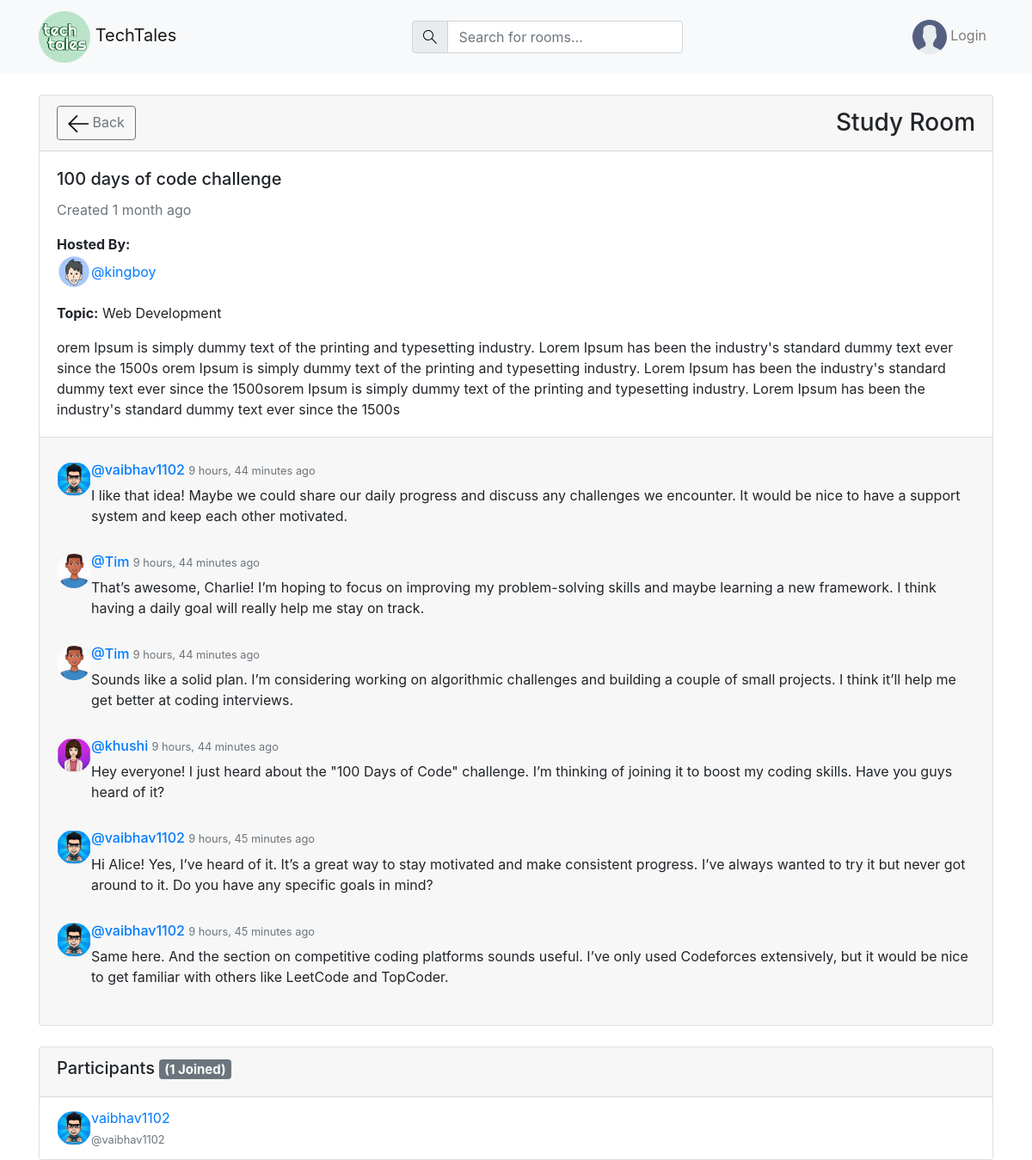
Page /room/2/ on the committed database.
### base/models.py (models this page shows, shortened)
class Room(models.Model):
    host=models.ForeignKey(User,on_delete=models.SET_NULL,null=True)
    topic=models.ForeignKey(Topic,on_delete=models.SET_NULL,null=True)
    name=models.CharField(max_length=200)
    desc=models.TextField(null=True,blank=True)
    participants=models.ManyToManyField(User,related_name='participants',blank=True)
    modified=models.DateTimeField(auto_now=True)
    created=models.DateTimeField(auto_now_add=True)
    class Meta:
        ordering=['-modified','-created']

class Bio(models.Model):
    user=models.OneToOneField(User,on_delete=models.CASCADE,null=True)
    avatar=models.ImageField(null=True,default='avatar.svg',blank=True)
    bio=models.TextField(null=True,blank=True)

class Topic(models.Model):
    name=models.CharField(max_length=200)

class Message(models.Model):
    user=models.ForeignKey(User,on_delete=models.CASCADE)
    room=models.ForeignKey(Room,on_delete=models.CASCADE)
    body=models.TextField()
    modified=models.DateTimeField(auto_now=True)
    created=models.DateTimeField(auto_now_add=True)
    class Meta:
        ordering=['-modified','-created']

### base/views.py (the view, shortened to what this page needs)
# urls.py: path('room/<str:pk>/',views.room,name='room'),
def room(request,pk):
    reqroom=None
    reqroom=Room.objects.get(id=int(pk))
    room_messages=reqroom.message_set.all()
    participants=reqroom.participants.all()
    context={
        'room':reqroom,
        'room_messages':room_messages,
        'participants':participants,
    }
    return render(request,'base/room.html',context)

### base/templates/base/room.html (shortened to what this page needs)
{% extends 'main.html' %}
{% block content %}
<main class="profile-page layout layout--2">
    <div class="container mt-4">
        <div class="card mb-4">
            <div class="card-header d-flex justify-content-between align-items-center">
                <a href="{% url 'home' %}" class="btn btn-outline-secondary">
                    <svg
                        version="1.1"
                        xmlns="http://www.w3.org/2000/svg"
                        width="24"
                        height="24"
                        viewBox="0 0 32 32"
                    >
                        <title>arrow-left</title>
                        <path
                            d="M13.723 2.286l-13.723 13.714 13.719 13.714 1.616-1.611-10.96-10.96h27.625v-2.286h-27.625l10.965-10.965-1.616-1.607z"
                        ></path>
                    </svg>
                    Back
                </a>
                <h3 class="mb-0">Study Room</h3>
            </div>
            <div class="card-body">
                <h5 class="card-title">{{room.name}}</h5>
                <p class="card-text text-muted">Created {{room.created|timesince}} ago</p>
                <p class="card-text">
                    <strong>Hosted By:</strong>
                    <a href="{% url 'profile' room.host.id %}" class="d-flex align-items-center">
                        <img src="{{ room.host.bio.avatar.url }}" alt="" class="img-fluid rounded-circle" style="width: 40px; height: 40px; object-fit: cover;">
                        <span>@{{room.host.username}}</span>
                    </a>
                </p>
                <p class="card-text">
                    <strong>Topic:</strong> {{room.topic.name}}
                </p>
                <p class="card-text">{{room.desc}}</p>
            </div>
            <div class="card-footer">
                <div class="scroll">
                    {% for message in room_messages %}
                    <div class="media mb-3">
                        <img src="{{ message.user.bio.avatar.url }}" alt="" class="img-fluid rounded-circle" style="width: 40px; height: 40px; object-fit: cover;">
                        <div class="media-body">
                            <h6 class="mt-0">
                                <a href="{% url 'profile' message.user.id %}">@{{message.user.username}}</a>
                                <small class="text-muted">{{message.created|timesince}} ago</small>
                            </h6>
                            <p>{{message.body}}</p>
                        </div>
                    </div>
                    {% endfor %}
                </div>
            </div>
        </div>
        <div class="card">
            <div class="card-header">
                <h5>Participants <span class="badge badge-secondary">({{participants.count}} Joined)</span></h5>
            </div>
            <ul class="list-group list-group-flush">
                {% for user in participants %}
                <li class="list-group-item d-flex align-items-center">
                    <img src="{{ user.bio.avatar.url }}" alt="" class="img-fluid rounded-circle" style="width: 40px; height: 40px; object-fit: cover;">
                    <a href="{% url 'profile' user.id %}" class="flex-grow-1">
                        <p class="mb-0">{{user.username}}</p>
                        <small class="text-muted">@{{user.username}}</small>
                    </a>
                </li>
                {% endfor %}
            </ul>
        </div>
    </div>
</main>
{% endblock %}

### templates/main.html (shortened to what this page needs)
<!DOCTYPE html>
{% load static %}
<html lang="en">
  <head>
    <link rel="stylesheet" href="https://cdnjs.cloudflare.com/ajax/libs/font-awesome/5.15.4/css/all.min.css">
    <link href="https://stackpath.bootstrapcdn.com/bootstrap/4.5.2/css/bootstrap.min.css" rel="stylesheet">
  </head>
  <body>
    {% include 'navbar.html' %}
    {% block content %}
    {% endblock %}
  </body>
</html>

### templates/navbar.html (shortened to what this page needs)
{% load static %}
<nav class="navbar navbar-expand-lg navbar-light bg-light">
  <div class="container">
    <a class="navbar-brand" href="{% url 'home' %}">
      <img src="{% static 'images/techtales.jpg' %}" alt="" class="img-fluid rounded-circle" style="width: 60px; height: 60px; object-fit: cover;">
      <span>TechTales</span>
    </a>
    <div class="collapse navbar-collapse" id="navbarContent">
      <form class="form-inline my-2 my-lg-0 ml-auto" method="GET" action="{% url 'home' %}">
        <div class="input-group">
          <div class="input-group-prepend">
            <span class="input-group-text">
            </span>
          </div>
          <input class="form-control" type="search" name="q" placeholder="Search for rooms..." aria-label="Search">
        </div>
      </form>
      <ul class="navbar-nav ml-auto">
        {% if request.user.is_authenticated %}
        <li class="nav-item dropdown">
          <a class="nav-link dropdown-toggle d-flex align-items-center" href="#" id="navbarDropdown" role="button" data-toggle="dropdown" aria-haspopup="true" aria-expanded="false">
            <div class="avatar avatar--medium active mr-2">
              <img src="{{ request.user.bio.avatar.url }}" alt="" class="img-fluid rounded-circle" style="width: 60px; height:60px; object-fit: cover;">
            </div>
            <span>{{ request.user.username }}</span>
          </a>
          <div class="dropdown-menu dropdown-menu-right" aria-labelledby="navbarDropdown">
            <a class="dropdown-item" href="{% url 'profile' request.user.id %}">
              <i class="fa fa-user mr-2"></i>Profile
            </a>
            <a class="dropdown-item" href="{% url 'update-user' %}">
              <i class="fa fa-cog mr-2"></i>Settings
            </a>
            <div class="dropdown-divider"></div>
            <a class="dropdown-item" href="{% url 'logout' %}">
              <i class="fa fa-sign-out mr-2"></i>Logout
            </a>
          </div>
        </li>
        {% else %}
        <li class="nav-item">
          <a class="nav-link" href="{% url 'login' %}">
            <img src="{% static 'images/avatar.svg' %}" alt="Avatar" style="height: 40px;">
            <span>Login</span>
          </a>
        </li>
        {% endif %}
      </ul>
    </div>
  </div>
</nav>

### rows in the picture
Room: name "100 days of code challenge", created "1 month", host.bio.avatar (picture), host.username "kingboy", topic.name "Web Development", desc "orem Ipsum is simply dummy text of the printing and typesetting industry. Lorem Ipsum has been the industry's standard dummy text ever since the 1500s orem Ipsum is simply dummy text of the printing and typesetting industry. Lorem Ipsum has been the industry's standard dummy text ever since the 1500sorem Ipsum is simply dummy text of the printing and typesetting industry. Lorem Ipsum has been the industry's standard dummy text ever since the 1500s"
Message: user.bio.avatar (picture), user.username "vaibhav1102", created "9 hours, 44 minutes", body "I like that idea! Maybe we could share our daily progress and discuss any challenges we encounter. It would be nice to have a support system and keep each other motivated."
Message: user.bio.avatar (picture), user.username "Tim", created "9 hours, 44 minutes", body "That’s awesome, Charlie! I’m hoping to focus on improving my problem-solving skills and maybe learning a new framework. I think having a daily goal will really help me stay on track."
Message: user.bio.avatar (picture), user.username "Tim", created "9 hours, 44 minutes", body "Sounds like a solid plan. I’m considering working on algorithmic challenges and building a couple of small projects. I think it’ll help me get better at coding interviews."
Message: user.bio.avatar (picture), user.username "khushi", created "9 hours, 44 minutes", body "Hey everyone! I just heard about the \"100 Days of Code\" challenge. I’m thinking of joining it to boost my coding skills. Have you guys heard of it?"
Message: user.bio.avatar (picture), user.username "vaibhav1102", created "9 hours, 45 minutes", body "Hi Alice! Yes, I’ve heard of it. It’s a great way to stay motivated and make consistent progress. I’ve always wanted to try it but never got around to it. Do you have any specific goals in mind?"
Message: user.bio.avatar (picture), user.username "vaibhav1102", created "9 hours, 45 minutes", body "Same here. And the section on competitive coding platforms sounds useful. I’ve only used Codeforces extensively, but it would be nice to get familiar with others like LeetCode and TopCoder."

### other values in the picture
{{ participants.count }} "1"
{{ user.username }} "vaibhav1102"
